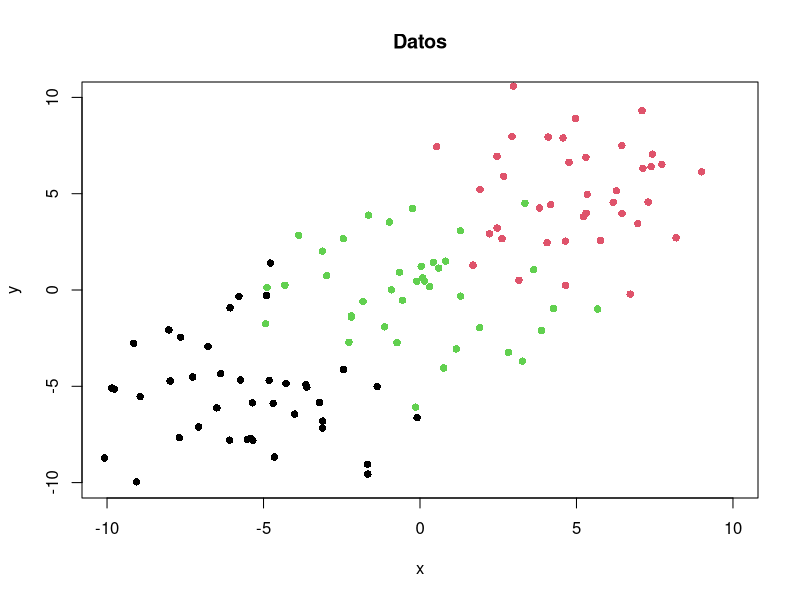
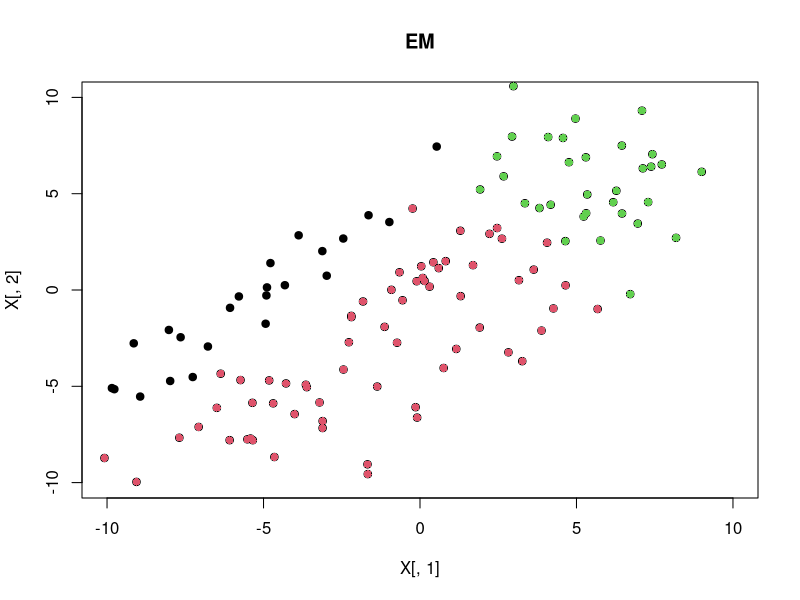
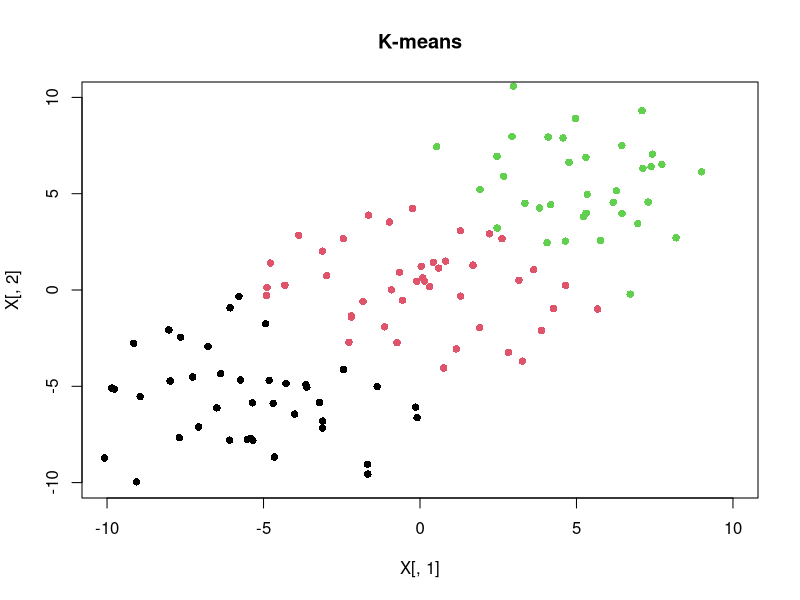
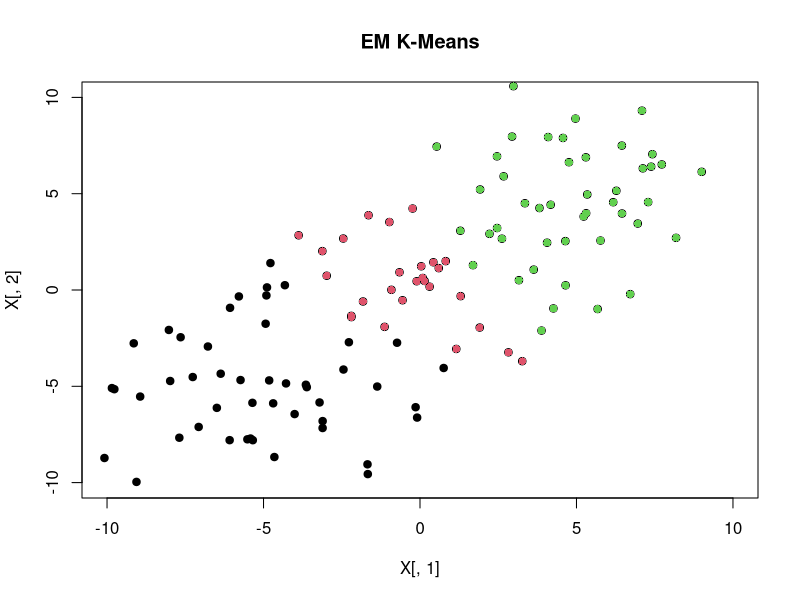

Reproduce these figures in R, in order.
## Creando Datos
n = 40
x1<-rnorm(n,-5,2.5)
y1<-rnorm(n,-5,2.5)

x2<-rnorm(n,5,2.5)
y2<-rnorm(n,5,2.5)

x3 = rnorm(n, 0, 2.5)
y3 = rnorm(n, 0, 2.5)

x<-c(x1,x2, x3)
y<-c(y1,y2, y3)

plot(x,y, col = c(rep(1,n), rep(2,n), rep(3, n)), xlim = c(-10,10), ylim = c(-10,10), 
     pch=16,main='Datos')
rm(x1, y1, x2, y2, x3, y3)

X = cbind(x, y)
rm(x, y, n)

## Funtions

Gaussian = function(x, mu, sigma){
  d = length(x)
  
  coef = 1/(((2*pi)^d)*(det(sigma))^(1/2))
  ex = (-1/2)*t(x - mu)%*%(solve(sigma)%*%(x-mu))
  return( coef*exp(ex))
}

posteriori = function(x, alpha, mu, sigma, k, K){
  aux = 0
  aux1 = alpha[k]*Gaussian(x, mu[k,], sigma[[k]])
  for (i in 1:K){
    aux = aux + alpha[i]*Gaussian(x, mu[i,], sigma[[i]])
  }
  return((aux1/aux)[1])
}


get_W = function(X, alpha, mu, sigma, K){
  N = dim(X)[1]
  d = dim(X)[2]
  
  W = matrix(, nrow = N, ncol = K)
  for (i in 1:N){
    for (k in 1:K){
      W[i,k] = posteriori(X[i,], alpha, mu, sigma, k, K )
    }
  }
  return(W)
}

get_Nk = function(W){
  N = dim(W)[1]
  K = dim(W)[2]
  
  N_list = matrix(, nrow = K)
  for (k in 1:K){
    N_list[k] = sum(W[,k])
  }
  return(N_list)
}

get_alpha = function(N_list){
  K = length(N_list)
  alpha = matrix(, nrow = K)
  for (k in 1:K){
    alpha[k] = N_list[k]/(N)
  }
  return(alpha)
}

get_mu = function(X, W, N_list){
  N = dim(X)[1]
  d = dim(X)[2]
  K = dim(W)[2]
  
  mu = matrix(, nrow = K, ncol = d)
  for (k in 1:K){
    suma = 0
    for (i in 1:N){
      suma = suma + W[i,k]*X[i,]
    }
    mu[k, ] = (1/N_list[k])*suma
  }
  return(mu)
}

get_sigma = function(X, W, mu, N_list){
  N = dim(X)[1]
  d = dim(X)[2]
  K = dim(W)[2]
  
  sigma = replicate(K, diag(d), simplify=F)
  for (k in 1:K){
    suma = 0
    for (i in 1:N){
      suma = suma + W[i,k]*(X[i,] - mu[k,])%*%t(X[i,] - mu[k,])
    }
    sigma[[k]] = (1/N_list[k])*suma
  }
  return(sigma)
}

get_sigma_ = function(X, mu, K){
  N = dim(X)[1]
  d = dim(X)[2]

  sigma = replicate(K, diag(d), simplify=F)
  for (k in 1:K){
    suma = 0
    for (i in 1:N){
      suma = suma + (X[i,] - mu[k,])%*%t(X[i,] - mu[k,])
    }
    sigma[[k]] = (1/(N-1))*suma
  }
  return(sigma)
}

log_lkehood = function(X, alpha, mu, sigma, K){
  N = dim(X)[1]
  d = dim(X)[2]
  suma1 = 0
  for (i in 1:N){
    suma = 0
    for (k in 1:K){
      suma = suma + alpha[k]*Gaussian(X[i,], mu[k,], sigma[[k]])
    }
    suma1 = suma1 + log(suma)
  }  
  return(suma1)
}
norm_vec <- function(x) sqrt(sum(x^2))


get_plot = function(X,ver, strs){
  N = dim(ver[[1]])[1]
  K = dim(ver[[1]])[2]
  
  plot(X[,1], X[,2], xlim = c(-10,10), ylim = c(-10,10), main = strs)
  for (i in 1:N){ 
    color = which(ver[[1]][i,] == max(ver[[1]][i,]))
    points(X[i,1], X[i,2], col = color, pch = 16) 
  } 
}

## EM

EM = function(X, K, n_iters, epsilon, mu){
  
  ## inicializar parámetros
  alpha = rep(1/K, K)
  
  if (is.null(mu)){
    
    
    mu = matrix(, nrow = K, ncol = d)
    for (i in 1:K){
      mu[i,] = X[sample(1:N, 1),]
    }
    
    sigma = replicate(K, diag(d), simplify = FALSE)
    #sigma = get_sigma_(X, mu, K)
    
  } else {
    sigma = get_sigma_(X, mu, K)
  }
  ## Globales
  N = dim(X)[1]
  d = dim(X)[2]
  
  
  loglikehood = log_lkehood(X, alpha, mu, sigma, K)
  
  for (iters in 1:n_iters){
    ## E-step
    W = get_W(X, alpha, mu, sigma, K )
    ## M-step
    N_list = get_Nk(W)
    alpha_new = get_alpha(N_list)
    mu_new = get_mu(X, W, N_list)
    sigma_new = get_sigma(X,W,mu_new, N_list)
    
    loglikehood_new = log_lkehood(X, alpha_new, mu_new, sigma_new, K)
    
    if (abs(loglikehood - loglikehood_new)[1] <= epsilon){
      print('Stop por convergencia')
      break
    }
    
    loglikehood = loglikehood_new
    alpha = alpha_new
    mu = mu_new
    sigma = sigma_new
    
  }
  if (iters == n_iters){
    print('Stop por número de iteraciones')
  }
  return(list(W, mu, sigma))
}

N = dim(X)[1]
d = dim(X)[2]
ver = EM(X,3,10, 0.00001, NULL)
get_plot(X, ver, 'EM')


kmean = kmeans(X, 3)
plot(X[,1], X[,2], col = kmean$cluster,  xlim = c(-10,10), ylim = c(-10,10), pch = 16, main = 'K-means' )

ver = EM(X,3,10, 0.00001, kmean$centers)
get_plot(X, ver, 'EM K-Means')
